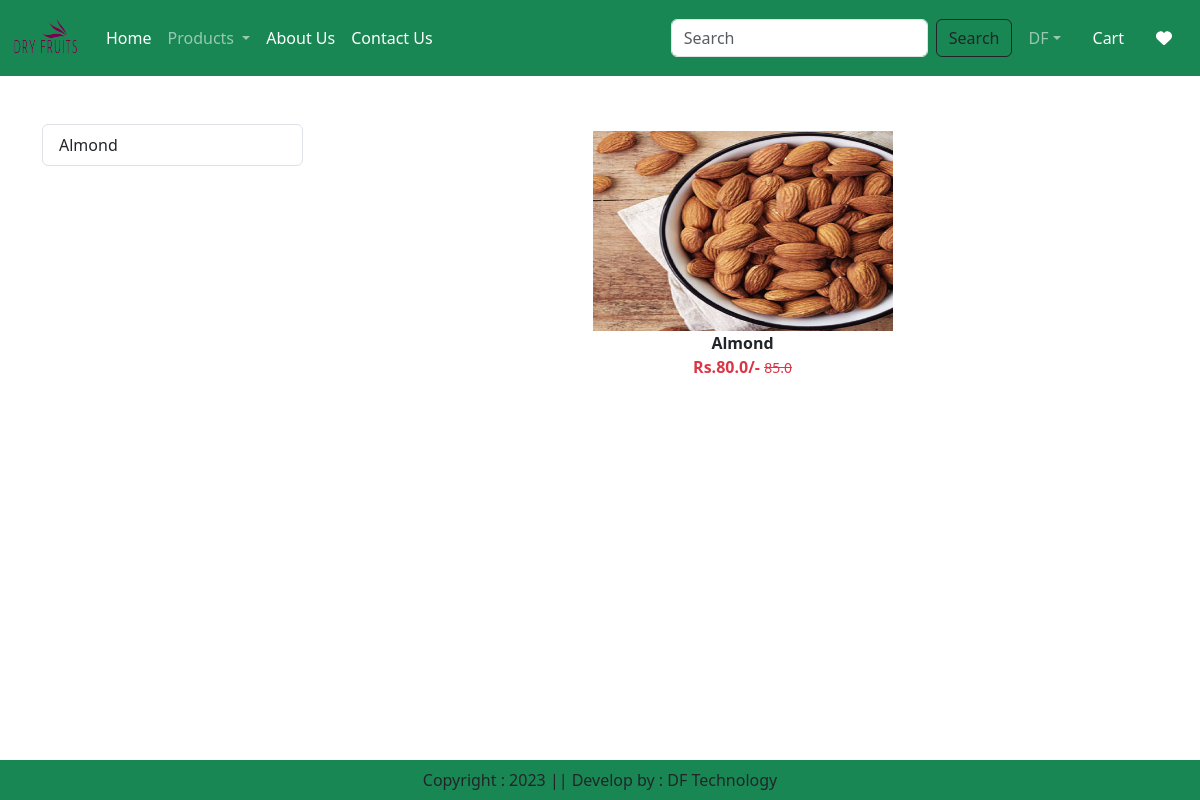
The page /category/AL (signed in) on the database its author committed.
### app/models.py (models this page shows, shortened)
class Product(models.Model):
    title = models.CharField(max_length=100)
    selling_price = models.FloatField()
    discounted_price = models.FloatField()
    description = models.TextField()
    benefits = models.TextField(default='')
    category = models.CharField(choices=CATEGORY_CHOICES, max_length=2)
    product_image = models.ImageField(upload_to='product')

### app/views.py (the view)
# urls.py: path('category/<slug:val>', views.CategoryView.as_view(),name="category"),
@method_decorator(login_required,name='dispatch')
class CategoryView(View):
    def get(self,request,val):
        totalitem = 0
        wishitem = 0
        if request.user.is_authenticated:
            totalitem = len(Cart.objects.filter(user=request.user))
            wishitem = len(Wishlist.objects.filter(user=request.user))
        product = Product.objects.filter(category=val)
        title = Product.objects.filter(category=val).values('title')
        return render(request,"app/category.html",locals())

### app/templates/app/category.html (shortened to what this page needs)
{% extends 'app/base.html' %}
{% load static %}
{% block main-content %}
    <div class="container my-5">
        <div class="row">
           <div class="col-sm-3">
               <div class="list-group">
               {% for val in title %}
                   <a href="{% url 'category-title' val.title %}" class="list-group-item list-group-item-action" aria-current="true">{{val.title}}</a>
               {% endfor %}
               </div>
            </div>
            <div class="col-sm-9">
                <div class="row">
                    {% for prod in product %}
                        <div class="col text-center mb-4">
                            <a href="{% url 'product-detail' prod.id %}" class="btn">
                            <div>
                                <img src="{{prod.product_image.url}}" width="300px" height="200px" />
                                <div class="fw-bold">{{prod.title}}</div>
                                <div class="fw-bold text-danger">
                                    Rs.{{prod.discounted_price}}/-
                                    <small class="fw-light text-decoration-line-through">{{prod.selling_price}}</small>
                                </div>
                            </div>
                            </a>
                        </div>
                    {% endfor %}
                </div>
            </div>
        </div>
    </div>
{% endblock main-content %}

### rows shown on the page
Product: product_image (picture), title "Almond", discounted_price "80.0", selling_price "85.0"

### other values the page prints
{{ val.title }} "Almond"
